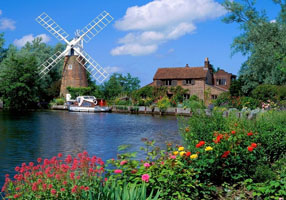
//> input picture assets/1.jpg, 286 x 200 px
$ ./edge_detection_test ../../assets/1.jpg   (built with g++ and OpenCV 4)
//> lines starting //> are read from the running program, lines starting //| are printed output that depends on the picture
### cpp/basic/edge_detection.hpp
#ifndef EDGE_DETECTION_HPP
#define EDGE_DETECTION_HPP

#include <opencv2/opencv.hpp>
#include <immintrin.h> // 用于AVX2指令集
#include <omp.h>       // 用于OpenMP多线程

namespace ip101 {

/**
 * @brief 微分滤波器接口
 * @param src 输入图像
 * @param dst 输出图像
 * @param dx x方向的微分阶数
 * @param dy y方向的微分阶数
 * @param ksize 滤波器核大小
 */
void differential_filter(const cv::Mat& src, cv::Mat& dst,
                       int dx, int dy, int ksize = 3);

/**
 * @brief Sobel算子边缘检测
 * @param src 输入图像
 * @param dst 输出图像
 * @param dx x方向的微分阶数
 * @param dy y方向的微分阶数
 * @param ksize 滤波器核大小
 * @param scale 缩放因子
 */
void sobel_filter(const cv::Mat& src, cv::Mat& dst,
                 int dx, int dy, int ksize = 3, double scale = 1.0);

/**
 * @brief Prewitt算子边缘检测
 * @param src 输入图像
 * @param dst 输出图像
 * @param dx x方向的微分阶数
 * @param dy y方向的微分阶数
 */
void prewitt_filter(const cv::Mat& src, cv::Mat& dst,
                   int dx, int dy);

/**
 * @brief Laplacian算子边缘检测
 * @param src 输入图像
 * @param dst 输出图像
 * @param ksize 滤波器核大小
 * @param scale 缩放因子
 */
void laplacian_filter(const cv::Mat& src, cv::Mat& dst,
                     int ksize = 3, double scale = 1.0);

/**
 * @brief 浮雕效果
 * @param src 输入图像
 * @param dst 输出图像
 * @param direction 浮雕方向（0-7，对应8个方向）
 */
void emboss_effect(const cv::Mat& src, cv::Mat& dst,
                  int direction = 0);

/**
 * @brief 综合边缘检测
 * @param src 输入图像
 * @param dst 输出图像
 * @param method 检测方法（"sobel", "prewitt", "laplacian"）
 * @param threshold 边缘阈值
 */
void edge_detection(const cv::Mat& src, cv::Mat& dst,
                   const std::string& method = "sobel",
                   double threshold = 128.0);

} // namespace ip101

#endif // EDGE_DETECTION_HPP

### cpp/basic/edge_detection.cpp
#include <basic/edge_detection.hpp>
#include <immintrin.h>  // 用于SIMD指令(AVX2)
#include <omp.h>        // 用于OpenMP并行计算
#include <cmath>

namespace ip101 {

using namespace cv;  // 在命名空间开始处声明使用cv命名空间

namespace {
// 内部常量定义
constexpr int CACHE_LINE = 64;    // CPU缓存行大小(字节)
constexpr int SIMD_WIDTH = 32;    // AVX2 SIMD向量宽度(字节)
constexpr int BLOCK_SIZE = 16;    // 分块处理大小，用于优化缓存访问

/**
 * @brief 内存对齐辅助函数
 * @param ptr 需要对齐的指针
 * @param align 对齐字节数，默认为缓存行大小
 * @return 对齐后的指针
 * @note 用于确保内存访问对齐到缓存行边界，提高内存访问效率
 */
inline uchar* alignPtr(uchar* ptr, size_t align = CACHE_LINE) {
    return (uchar*)(((size_t)ptr + align - 1) & ~(align - 1));
}

/**
 * @brief SIMD优化的边缘检测核心计算函数
 * @param padded 填充后的输入图像
 * @param result 输出结果图像
 * @param kernel_x x方向卷积核
 * @param kernel_y y方向卷积核
 * @param y 当前处理的y坐标
 * @param x 当前处理的x坐标
 * @param kernel_size 卷积核大小
 * @note 使用AVX2指令集优化3x3卷积运算，对于其他大小使用普通实现
 */
void process_block_simd(const Mat& padded, Mat& result,
                       const Mat& kernel_x, const Mat& kernel_y,
                       int y, int x, int kernel_size) {
    float gx = 0.0f, gy = 0.0f;

    // 使用AVX2进行并行计算
    if (kernel_size == 3) {
        // 初始化向量寄存器
        __m256 sum_x = _mm256_setzero_ps();  // 8个单精度浮点数的向量
        __m256 sum_y = _mm256_setzero_ps();

        // 3x3卷积核计算
        for (int ky = 0; ky < 3; ++ky) {
            for (int kx = 0; kx < 3; ++kx) {
                float val = padded.at<uchar>(y + ky, x + kx);
                float kx_val = kernel_x.at<float>(ky, kx);
                float ky_val = kernel_y.at<float>(ky, kx);

                // 向量乘法和累加
                sum_x = _mm256_add_ps(sum_x, _mm256_mul_ps(_mm256_set1_ps(val), _mm256_set1_ps(kx_val)));
                sum_y = _mm256_add_ps(sum_y, _mm256_mul_ps(_mm256_set1_ps(val), _mm256_set1_ps(ky_val)));
            }
        }

        // 水平相加得到最终结果
        float gx_arr[8], gy_arr[8];
        _mm256_store_ps(gx_arr, sum_x);
        _mm256_store_ps(gy_arr, sum_y);

        for (int i = 0; i < 8; ++i) {
            gx += gx_arr[i];
            gy += gy_arr[i];
        }
    } else {
        // 对于非3x3的kernel使用普通实现
        for (int ky = 0; ky < kernel_size; ++ky) {
            for (int kx = 0; kx < kernel_size; ++kx) {
                float val = padded.at<uchar>(y + ky, x + kx);
                gx += val * kernel_x.at<float>(ky, kx);
                gy += val * kernel_y.at<float>(ky, kx);
            }
        }
    }

    // 计算梯度幅值并饱和到uchar范围
    result.at<uchar>(y, x) = saturate_cast<uchar>(std::sqrt(gx * gx + gy * gy));
}

// 内存对齐辅助函数
inline size_t get_aligned_size(size_t size, size_t alignment) {
    return (size + alignment - 1) & ~(alignment - 1);
}

// SIMD优化的像素处理
// [9 lines left out: function process_pixels_avx2, not called in this run]

} // anonymous namespace

/**
 * @brief 微分滤波边缘检测实现
 */
void differential_filter(const cv::Mat& src, cv::Mat& dst, int dx, int dy, int ksize) {
    CV_Assert(!src.empty() && src.type() == CV_8UC1);

    dst = Mat::zeros(src.size(), CV_8UC1);
    int pad = ksize / 2;

    // 边缘填充，使用边缘像素值填充
    Mat padded;
    copyMakeBorder(src, padded, pad, pad, pad, pad, BORDER_REPLICATE);

    // 定义微分算子
    Mat kernel_x = (Mat_<float>(3, 3) << 0, 0, 0, -1, 0, 1, 0, 0, 0);
    Mat kernel_y = (Mat_<float>(3, 3) << 0, -1, 0, 0, 0, 0, 0, 1, 0);

    // 使用OpenMP进行并行计算
    #pragma omp parallel for
    for (int y = 0; y < src.rows; ++y) {
        for (int x = 0; x < src.cols; ++x) {
            process_block_simd(padded, dst, kernel_x, kernel_y, y, x, ksize);
        }
    }
}

/**
 * @brief Sobel算子边缘检测实现
 */
void sobel_filter(const cv::Mat& src, cv::Mat& dst, int dx, int dy, int ksize, double scale) {
    CV_Assert(!src.empty() && src.type() == CV_8UC1);

    dst = Mat::zeros(src.size(), CV_8UC1);
    int pad = ksize / 2;

    // 边缘填充
    Mat padded;
    copyMakeBorder(src, padded, pad, pad, pad, pad, BORDER_REPLICATE);

    // 定义Sobel算子
    Mat kernel_x = (Mat_<float>(3, 3) << -1, 0, 1, -2, 0, 2, -1, 0, 1);
    Mat kernel_y = (Mat_<float>(3, 3) << -1, -2, -1, 0, 0, 0, 1, 2, 1);

    // 使用OpenMP进行并行计算
    #pragma omp parallel for
    for (int y = 0; y < src.rows; ++y) {
        for (int x = 0; x < src.cols; ++x) {
            process_block_simd(padded, dst, kernel_x, kernel_y, y, x, ksize);
        }
    }

    // 应用缩放因子
    if (scale != 1.0) {
        dst = dst * scale;
    }
}

/**
 * @brief Prewitt算子边缘检测实现
 */
void prewitt_filter(const cv::Mat& src, cv::Mat& dst, int dx, int dy) {
    CV_Assert(!src.empty() && src.type() == CV_8UC1);

    dst = Mat::zeros(src.size(), CV_8UC1);
    int ksize = 3; // Prewitt算子固定为3x3
    int pad = ksize / 2;

    // 边缘填充
    Mat padded;
    copyMakeBorder(src, padded, pad, pad, pad, pad, BORDER_REPLICATE);

    // 定义Prewitt算子
    Mat kernel_x = (Mat_<float>(3, 3) << -1, 0, 1, -1, 0, 1, -1, 0, 1);
    Mat kernel_y = (Mat_<float>(3, 3) << -1, -1, -1, 0, 0, 0, 1, 1, 1);

    // 使用OpenMP进行并行计算
    #pragma omp parallel for
    for (int y = 0; y < src.rows; ++y) {
        for (int x = 0; x < src.cols; ++x) {
            process_block_simd(padded, dst, kernel_x, kernel_y, y, x, ksize);
        }
    }
}

/**
 * @brief Laplacian算子边缘检测实现
 */
void laplacian_filter(const cv::Mat& src, cv::Mat& dst, int ksize, double scale) {
    CV_Assert(!src.empty() && src.type() == CV_8UC1);

    dst = Mat::zeros(src.size(), CV_8UC1);
    int pad = ksize / 2;

    // 边缘填充
    Mat padded;
    copyMakeBorder(src, padded, pad, pad, pad, pad, BORDER_REPLICATE);

    // 定义Laplacian算子
    Mat kernel = (Mat_<float>(3, 3) << 0, 1, 0, 1, -4, 1, 0, 1, 0);
    Mat kernel_x = kernel.clone(); // 为了兼容process_block_simd函数
    Mat kernel_y = kernel.clone();

    // 使用OpenMP进行并行计算
    #pragma omp parallel for
    for (int y = 0; y < src.rows; ++y) {
        for (int x = 0; x < src.cols; ++x) {
            float sum = 0.0f;

            // 对于非3x3的kernel使用普通实现
            for (int ky = 0; ky < ksize; ++ky) {
                for (int kx = 0; kx < ksize; ++kx) {
                    float val = padded.at<uchar>(y + ky, x + kx);
                    sum += val * kernel.at<float>(ky % 3, kx % 3); // 使用模运算确保索引在有效范围内
                }
            }

            // 取绝对值并饱和到uchar范围
            dst.at<uchar>(y, x) = saturate_cast<uchar>(std::abs(sum) * scale);
        }
    }
}

/**
 * @brief 浮雕效果实现
 */
void emboss_effect(const cv::Mat& src, cv::Mat& dst, int direction) {
    CV_Assert(!src.empty() && src.type() == CV_8UC1);

    dst = Mat::zeros(src.size(), CV_8UC1);
    int ksize = 3; // 浮雕效果固定使用3x3卷积核
    int pad = ksize / 2;
    int offset = 128; // 默认偏移值

    // 边缘填充
    Mat padded;
    copyMakeBorder(src, padded, pad, pad, pad, pad, BORDER_REPLICATE);

    // 根据方向选择浮雕算子
    Mat kernel;
    switch (direction) {
        case 0: // 默认方向（右下）
            kernel = (Mat_<float>(3, 3) << 2, 0, 0, 0, -1, 0, 0, 0, -1);
            break;
        case 1: // 右
            kernel = (Mat_<float>(3, 3) << 0, 0, 2, 0, -1, 0, 0, 0, -1);
            break;
        case 2: // 右上
            kernel = (Mat_<float>(3, 3) << 0, 0, 2, 0, -1, 0, -1, 0, 0);
            break;
        case 3: // 上
            kernel = (Mat_<float>(3, 3) << 0, 2, 0, 0, -1, 0, 0, -1, 0);
            break;
        case 4: // 左上
            kernel = (Mat_<float>(3, 3) << 2, 0, 0, 0, -1, 0, 0, 0, -1);
            kernel = kernel.t(); // 转置
            break;
        case 5: // 左
            kernel = (Mat_<float>(3, 3) << 0, 0, -1, 0, -1, 0, 2, 0, 0);
            break;
        case 6: // 左下
            kernel = (Mat_<float>(3, 3) << -1, 0, 0, 0, -1, 0, 0, 0, 2);
            break;
        case 7: // 下
            kernel = (Mat_<float>(3, 3) << 0, -1, 0, 0, -1, 0, 0, 2, 0);
            break;
        default:
            kernel = (Mat_<float>(3, 3) << 2, 0, 0, 0, -1, 0, 0, 0, -1);
            break;
    }

    // 使用OpenMP进行并行计算
    #pragma omp parallel for
    for (int y = 0; y < src.rows; ++y) {
        for (int x = 0; x < src.cols; ++x) {
            float sum = 0.0f;

            // 计算卷积
            for (int ky = 0; ky < ksize; ++ky) {
                for (int kx = 0; kx < ksize; ++kx) {
                    float val = padded.at<uchar>(y + ky, x + kx);
                    sum += val * kernel.at<float>(ky, kx);
                }
            }

            // 添加偏移并饱和到uchar范围
            dst.at<uchar>(y, x) = saturate_cast<uchar>(sum + offset);
        }
    }
}

/**
 * @brief 综合边缘检测实现
 */
// [26 lines left out: function edge_detection, not called in this run]

} // namespace ip101

### cpp/basic/edge_detection_test.cpp
#include "edge_detection.hpp"
#include <opencv2/opencv.hpp>
#include <chrono>
#include <iostream>

// 性能测试辅助函数
template<typename Func>
double measure_time(Func&& func, int iterations = 10) {
    auto start = std::chrono::high_resolution_clock::now();
    for (int i = 0; i < iterations; ++i) {
        func();
    }
    auto end = std::chrono::high_resolution_clock::now();
    return std::chrono::duration_cast<std::chrono::milliseconds>(end - start).count() / static_cast<double>(iterations);
}

void test_performance(const cv::Mat& src) {
    cv::Mat dst, opencv_dst;

    // 测试Sobel
    std::cout << "Sobel算子性能测试：\n";
    double custom_time = measure_time([&]() {
        ip101::sobel_filter(src, dst, 1, 1);
    });
    double opencv_time = measure_time([&]() {
        cv::Sobel(src, opencv_dst, CV_8U, 1, 1);
    });
    std::cout << "自定义实现：" << custom_time << "ms\n";
    std::cout << "OpenCV实现：" << opencv_time << "ms\n";
    std::cout << "性能比：" << opencv_time / custom_time << "\n\n";

    // 测试Prewitt
    std::cout << "Prewitt算子性能测试：\n";
    custom_time = measure_time([&]() {
        ip101::prewitt_filter(src, dst, 1, 1);
    });
    std::cout << "自定义实现：" << custom_time << "ms\n\n";

    // 测试Laplacian
    std::cout << "Laplacian算子性能测试：\n";
    custom_time = measure_time([&]() {
        ip101::laplacian_filter(src, dst);
    });
    opencv_time = measure_time([&]() {
        cv::Laplacian(src, opencv_dst, CV_8U);
    });
    std::cout << "自定义实现：" << custom_time << "ms\n";
    std::cout << "OpenCV实现：" << opencv_time << "ms\n";
    std::cout << "性能比：" << opencv_time / custom_time << "\n\n";
}

void visualize_results(const cv::Mat& src) {
    cv::Mat results[5];

    // 应用不同的边缘检测方法
    ip101::sobel_filter(src, results[0], 1, 1);
    ip101::prewitt_filter(src, results[1], 1, 1);
    ip101::laplacian_filter(src, results[2]);
    ip101::differential_filter(src, results[3], 1, 1);
    ip101::emboss_effect(src, results[4]);

    // 创建结果展示窗口
    cv::Mat display;
    int gap = 10;
    int cols = 3;
    int rows = 2;
    display.create(src.rows * rows + gap * (rows - 1),
                  src.cols * cols + gap * (cols - 1),
                  CV_8UC1);
    display.setTo(0);

    // 组织显示布局
    cv::Mat roi;
    int idx = 0;
    for (int i = 0; i < rows; i++) {
        for (int j = 0; j < cols && idx < 5; j++) {
            roi = display(cv::Rect(j * (src.cols + gap),
                                 i * (src.rows + gap),
                                 src.cols, src.rows));
            results[idx++].copyTo(roi);
        }
    }

    // 显示结果
    cv::imshow("边缘检测结果对比", display);
    cv::waitKey(0);
}

int main(int argc, char** argv) {
    if (argc != 2) {
        std::cout << "用法: " << argv[0] << " <图像路径>\n";
        return -1;
    }

    // 读取图像
    cv::Mat src = cv::imread(argv[1], cv::IMREAD_GRAYSCALE);
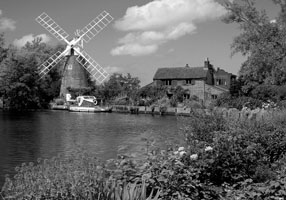
//> src: 200 rows x 286 cols, CV_8UC1; min 0, max 255, mean 100.8
    if (src.empty()) {
        std::cout << "无法读取图像: " << argv[1] << "\n";
        return -1;
    }

    // 运行性能测试
    std::cout << "图像尺寸: " << src.cols << "x" << src.rows << "\n\n";
//| 图像尺寸: 286x200
    test_performance(src);
//> the loop in measure_time, `for (int i = 0; i < iterations; ++i)` made 10 passes
//> pass 1, in sobel_filter, `copyMakeBorder(src, padded, pad, pad, pad, pad, BORDER_REPLICATE);`:
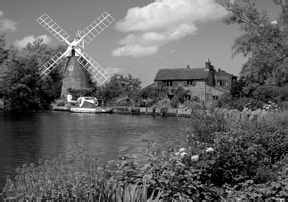
//> padded: 202 rows x 288 cols, CV_8UC1; min 0, max 255, mean 100.7

    // 可视化结果
    visualize_results(src);
//> in visualize_results, `ip101::prewitt_filter(src, results[1], 1, 1);`:
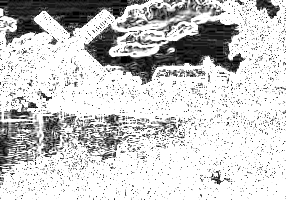
//> results[1]: 200 rows x 286 cols, CV_8UC1; min 0, max 255, mean 201.9
//> in visualize_results, `ip101::laplacian_filter(src, results[2]);`:
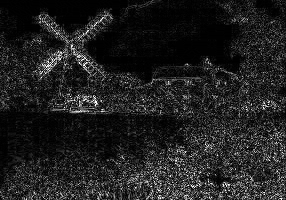
//> results[2]: 200 rows x 286 cols, CV_8UC1; min 0, max 255, mean 32
//> after the loop in differential_filter, `for (int y = 0; y < src.rows; ++y)`:
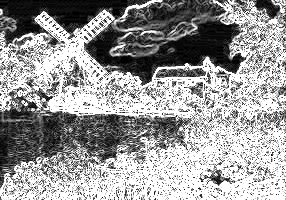
//> dst: 200 rows x 286 cols, CV_8UC1; min 0, max 255, mean 152.8
//> after the loop in emboss_effect, `for (int y = 0; y < src.rows; ++y)`:
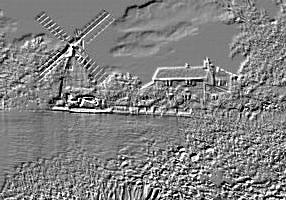
//> dst: 200 rows x 286 cols, CV_8UC1; min 0, max 255, mean 128.8
//> the loop in visualize_results, `for (int i = 0; i < rows; i++)` made 2 passes
//> idx on passes 1 to 2: 3, 5
//> after the loop in visualize_results, `for (int i = 0; i < rows; i++)`: idx = 5
//> in visualize_results, `cv::imshow("边缘检测结果对比", display);`:
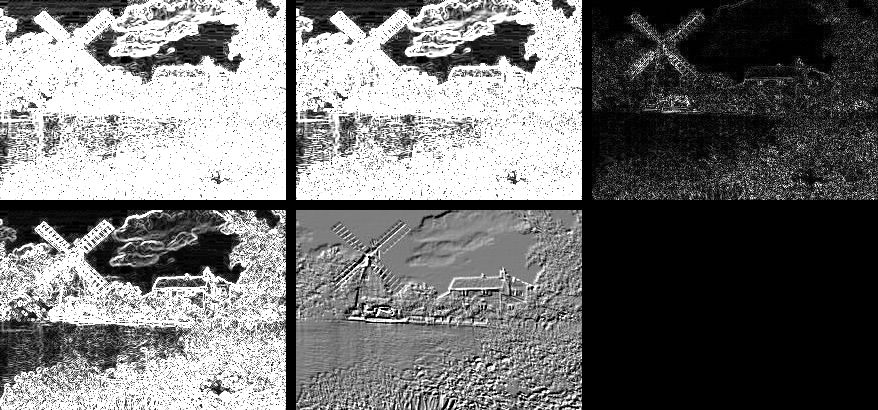
//> window '边缘检测结果对比': 410 rows x 878 cols, CV_8UC1; min 0, max 255, mean 115.8

    return 0;
}

$ run again, on assets/imori.jpg
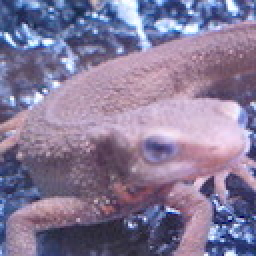
//> input picture assets/imori.jpg, 128 x 128 px (shown 2 times larger)
//| 图像尺寸: 128x128
//> after the loop in emboss_effect, `for (int y = 0; y < src.rows; ++y)`:
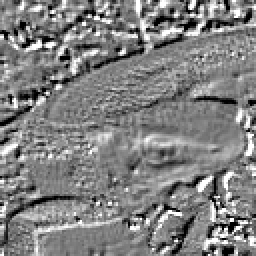
//> dst: 128 rows x 128 cols, CV_8UC1 (shown 2 times larger); min 0, max 255, mean 128.6
//> the loop in visualize_results, `for (int i = 0; i < rows; i++)` made 2 passes
//> idx on passes 1 to 2: 3, 5
//> after the loop in visualize_results, `for (int i = 0; i < rows; i++)`: idx = 5
//> in visualize_results, `cv::imshow("边缘检测结果对比", display);`:
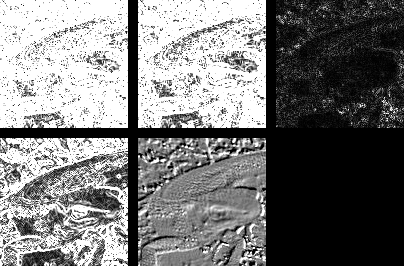
//> window '边缘检测结果对比': 266 rows x 404 cols, CV_8UC1; min 0, max 255, mean 119.7

$ run again, on assets/2.png
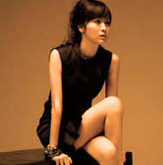
//> input picture assets/2.png, 163 x 165 px
//| 图像尺寸: 163x165
//> after the loop in emboss_effect, `for (int y = 0; y < src.rows; ++y)`:
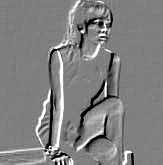
//> dst: 165 rows x 163 cols, CV_8UC1; min 0, max 255, mean 128.6
//> the loop in visualize_results, `for (int i = 0; i < rows; i++)` made 2 passes
//> idx on passes 1 to 2: 3, 5
//> after the loop in visualize_results, `for (int i = 0; i < rows; i++)`: idx = 5
//> in visualize_results, `cv::imshow("边缘检测结果对比", display);`:
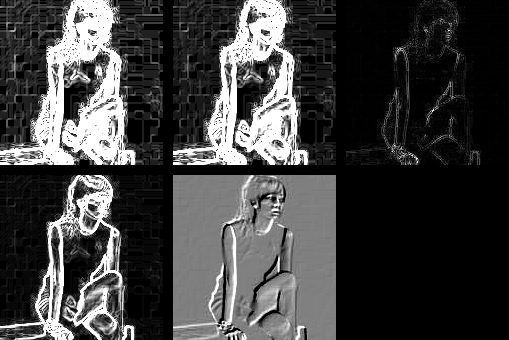
//> window '边缘检测结果对比': 340 rows x 509 cols, CV_8UC1; min 0, max 255, mean 64.5
